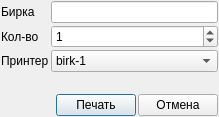
<?xml version="1.0" encoding="UTF-8"?>
<ui version="4.0">
 <class>Dialog</class>
 <widget class="QDialog" name="Dialog">
  <property name="geometry">
   <rect>
    <x>0</x>
    <y>0</y>
    <width>219</width>
    <height>117</height>
   </rect>
  </property>
  <property name="windowTitle">
   <string>Печать бирок</string>
  </property>
  <layout class="QGridLayout" name="gridLayout">
   <property name="leftMargin">
    <number>1</number>
   </property>
   <property name="topMargin">
    <number>1</number>
   </property>
   <property name="rightMargin">
    <number>1</number>
   </property>
   <property name="bottomMargin">
    <number>1</number>
   </property>
   <property name="spacing">
    <number>0</number>
   </property>
   <item row="1" column="0">
    <spacer name="verticalSpacer">
     <property name="orientation">
      <enum>Qt::Vertical</enum>
     </property>
     <property name="sizeHint" stdset="0">
      <size>
       <width>20</width>
       <height>40</height>
      </size>
     </property>
    </spacer>
   </item>
   <item row="0" column="0">
    <layout class="QFormLayout" name="formLayout">
     <property name="horizontalSpacing">
      <number>2</number>
     </property>
     <property name="verticalSpacing">
      <number>2</number>
     </property>
     <item row="0" column="0">
      <widget class="QLabel" name="label">
       <property name="text">
        <string>Бирка</string>
       </property>
      </widget>
     </item>
     <item row="1" column="0">
      <widget class="QLabel" name="label_2">
       <property name="text">
        <string>Кол-во</string>
       </property>
      </widget>
     </item>
     <item row="2" column="0">
      <widget class="QLabel" name="label_3">
       <property name="text">
        <string>Принтер</string>
       </property>
      </widget>
     </item>
     <item row="0" column="1">
      <widget class="QLineEdit" name="le_label_path">
       <property name="font">
        <font>
         <pointsize>8</pointsize>
        </font>
       </property>
       <property name="readOnly">
        <bool>true</bool>
       </property>
      </widget>
     </item>
     <item row="2" column="1">
      <widget class="QComboBox" name="cb_printer">
       <item>
        <property name="text">
         <string>birk-1</string>
        </property>
       </item>
       <item>
        <property name="text">
         <string>birk-2</string>
        </property>
       </item>
      </widget>
     </item>
     <item row="1" column="1">
      <widget class="QSpinBox" name="le_value">
       <property name="maximum">
        <number>500</number>
       </property>
       <property name="value">
        <number>1</number>
       </property>
      </widget>
     </item>
    </layout>
   </item>
   <item row="2" column="0">
    <layout class="QHBoxLayout" name="horizontalLayout">
     <property name="spacing">
      <number>2</number>
     </property>
     <item>
      <spacer name="horizontalSpacer">
       <property name="orientation">
        <enum>Qt::Horizontal</enum>
       </property>
       <property name="sizeHint" stdset="0">
        <size>
         <width>40</width>
         <height>20</height>
        </size>
       </property>
      </spacer>
     </item>
     <item>
      <widget class="QPushButton" name="pushButton_2">
       <property name="text">
        <string>Печать</string>
       </property>
      </widget>
     </item>
     <item>
      <widget class="QPushButton" name="pushButton">
       <property name="text">
        <string>Отмена</string>
       </property>
      </widget>
     </item>
    </layout>
   </item>
  </layout>
 </widget>
 <resources/>
 <connections>
  <connection>
   <sender>pushButton_2</sender>
   <signal>clicked()</signal>
   <receiver>Dialog</receiver>
   <slot>ui_print_tcp()</slot>
   <hints>
    <hint type="sourcelabel">
     <x>120</x>
     <y>91</y>
    </hint>
    <hint type="destinationlabel">
     <x>125</x>
     <y>188</y>
    </hint>
   </hints>
  </connection>
  <connection>
   <sender>pushButton</sender>
   <signal>clicked()</signal>
   <receiver>Dialog</receiver>
   <slot>ui_can()</slot>
   <hints>
    <hint type="sourcelabel">
     <x>182</x>
     <y>94</y>
    </hint>
    <hint type="destinationlabel">
     <x>182</x>
     <y>129</y>
    </hint>
   </hints>
  </connection>
 </connections>
 <slots>
  <slot>ui_print_tcp()</slot>
  <slot>ui_can()</slot>
 </slots>
</ui>
